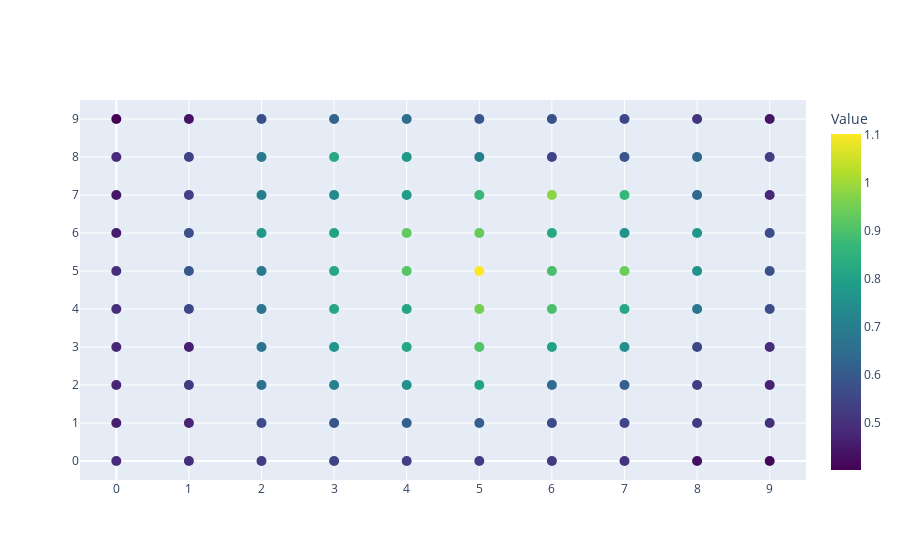

The cell this chart's notebook holds for it:
### Code cell
fig = go.FigureWidget(
    data = go.Scatter(x = coords[:,0], y=coords[:,1], 
                      mode='markers', 
                      marker =dict(size =10, 
                                   color=value, 
                                   colorbar = dict(title="Value"), 
                                   colorscale="Viridis")))
fig.update_xaxes(range=[-0.5,gridsize[0]-0.5], tickvals = list(np.arange(gridsize[0])))
fig.update_yaxes(range=[-0.5,gridsize[1]-0.5], tickvals = list(np.arange(gridsize[1])))

fig.data[0].text = value
fig.data[0].hoverinfo = 'text'

fig.show()
